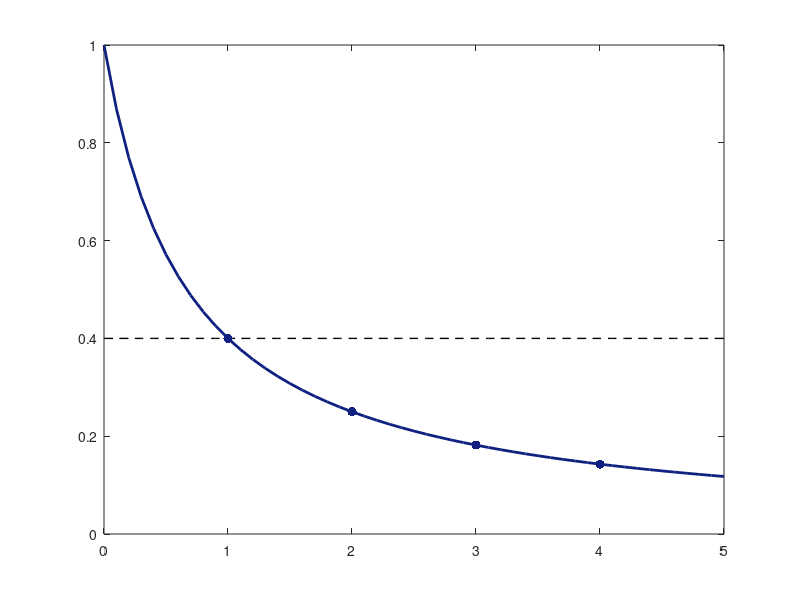

Source code (MATLAB): (Note: this script raises an error after producing the figure.)
%% supp fig - initial proportion asymptomatic transmission vs. R_0,s/R_0,a

clear all; close all; clc;

%% save figure?
save_ans_Fig = 0;
% 0: don't save
% 1: save

figure_name = 'SuppFig_fixedpropasymp_zvsratiobeta_102622';

%% set up colors
cbf_colors_db = [15,32,128]/255; % dark blue - same time scales
cbf_colors_v = [169,90,161]/255; % violet - longer time scale of asymptomatic
cbf_colors_lb = [133,192,249]/255; % light blue - even longer time scale of asymptomatc

cbf_colors_vector = [cbf_colors_db;cbf_colors_v;cbf_colors_lb];
%%
p = 0.4; % intrinsic proportion of asymptomatic infections
t_vary = [1,5/6,5/8]; % ratio of T_s/T_a = t
beta_ratio_sims = [1,1.196149217809868,1.600243383024034];

k_vector = linspace(0,5,51); % ratio of beta_s/beta_a = k
k_discrete = k_vector(11:10:41);

for count=1:length(t_vary)
    
    this_t = t_vary(count);
    %     this_beta_ratio = beta_ratio_sims(count)
    
    %     this_ind = find(k_vector>this_beta_ratio);
    %     this_k = k_vector(this_ind(1));
    %     k_discrete(count) = this_k;
    
    z(count,:) = p./(p+(1-p)*k_vector*this_t); % initial proprotion of asymptomatic transmission
    z_discrete(count,:) = z(count,11:10:41);
    %     z_discrete(count) = p./(p+(1-p)*this_k*this_t);
    
end

%% plot figure
figure(1);
plot(k_vector,p*ones(size(k_vector)),'k--','LineWidth',1); hold on;
for counter=1:length(t_vary)
    
    this_t = t_vary(counter);
    this_p(counter)=plot(k_vector,z(counter,:),'Color',cbf_colors_vector(counter,:),'LineWidth',2); hold on;
    plot(k_discrete,z_discrete(counter,:),'.','Color',cbf_colors_vector(counter,:),'MarkerSize',20); hold on;
    this_p(counter).Color(4) = 1-0.18*(counter);
end
%     this_p=semilogy(params.t_span,results.Rt_fixedpropasymp,'Color',cbf_colors,'LineWidth',2); hold on;
%     this_p.Color(4) = 1-0.18*(counter);

axis([0 5 0 1]);
xticks([0:0.5:5]); yticks([0:0.1:1]);
xlabel('$\beta_s/\beta_a$','Interpreter','Latex');
% xlabel('$\beta_{s}/\beta_{a}$','Interpreter','Latex');
ylabel({'Intrinsic Proportion of'; 'Asymptomatic Transmission, $z$'},'Interpreter','Latex');
f1=gca;
f1.LineWidth = 1;
f1.FontSize = 14;
f1.FontWeight = 'normal';
f1.FontName = 'Times';

set(f1,'xticklabel',[{'0'},{''},{'1'},{''},{'2'},{''},{'3'},{''},{'4'},{''},{'5'}]);
set(f1,'yticklabel',[{'0'},{''},{'0.2'},{''},{'0.4'},{''},{'0.6'},{''},{'0.8'},{''},{'1'}]);

legend_char1 = ['$T_s = T_a = 5$ days'];
legend_char2 = ['$T_s = 5$ days, $T_a = 6 $ days'];
legend_char3 = ['$T_s = 5$ days, $T_a = 8$ days'];
legend(this_p,{legend_char1,legend_char2,legend_char3}, 'Interpreter','Latex','Location','NorthEast','FontSize',11);
legend box off

%% save figure
if save_ans_Fig
    
    folder_location = './../Figures_ms_all/supp/';
    saveas(f1,strcat(folder_location,figure_name),'epsc');
    
    fprintf('Figure saved:\n');
    fprintf(strcat(figure_name,'\n\n'));
    
    fprintf('Location:\n');
    fprintf(strcat(folder_location,'\n\n'));
    
else
    
    fprintf('Figure not saved.\n');
    
end

